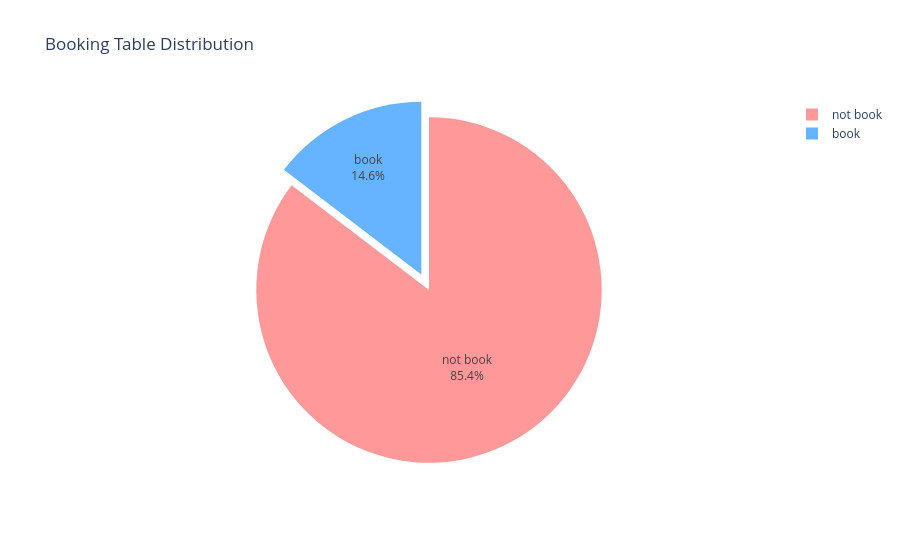

The cell this chart's notebook holds for it:
### Markdown cell above
#### Restaurants who provide table booking

### Code cell
# Count the values
x = df['book_table'].value_counts()

# Create the pie chart with custom colors
fig = px.pie(
    names=['not book', 'book'],  # Labels
    values=x,  # Values
    title="Booking Table Distribution",  # Title
    color_discrete_sequence=['#FF9999', '#66B3FF']  # Custom color palette
)

# Update the layout for label visibility and explode effect
fig.update_traces(
    textinfo='percent+label',  # Show percentage and labels
    pull=[0, 0.1]  # Explode the 'book' slice
)

# Show the chart
fig.show()

### Figure 1 — Plotly figure (JSON) as saved in the notebook; plotly's stock layout.template omitted (floating-point values rounded to 4 significant figures)
{"data": [{"domain": {"x": [0, 1], "y": [0, 1]}, "hovertemplate": "label=%{label}<br>value=%{value}<extra></extra>", "labels": ["not book", "book"], "legendgroup": "", "name": "", "pull": [0, 0.1], "showlegend": true, "textinfo": "percent+label", "type": "pie", "values": [37509, 6433]}], "layout": {"legend": {"tracegroupgap": 0}, "piecolorway": ["#FF9999", "#66B3FF"], "title": {"text": "Booking Table Distribution"}}}
